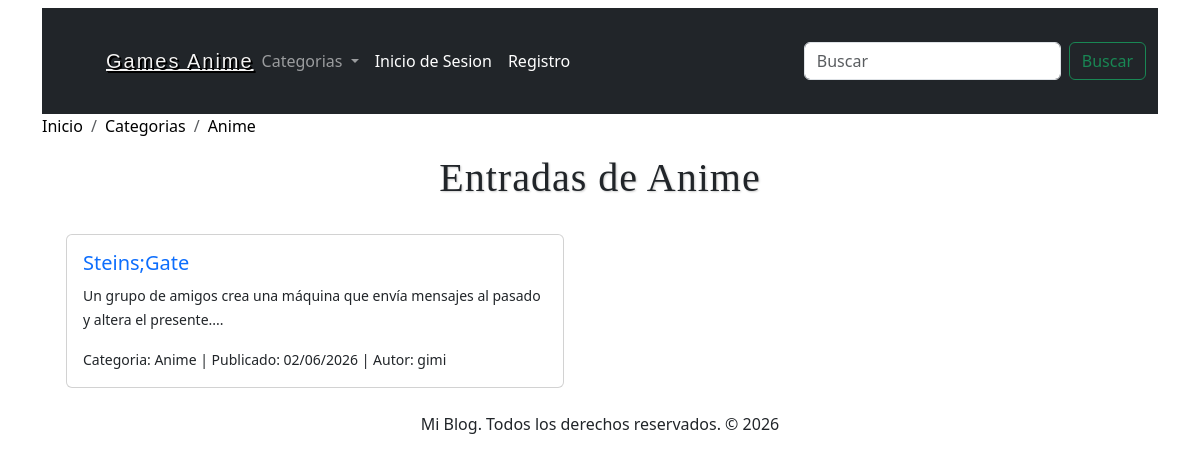
/categoria.php?id=1, run on the app's committed database.
### tables this page shows
CREATE TABLE `categoria` (
  `categoria_id` int(11) NOT NULL,
  `nombre` varchar(150) DEFAULT NULL,
  `descripcion` varchar(255) DEFAULT NULL
);

CREATE TABLE `entrada` (
  `entrada_id` int(11) NOT NULL,
  `usuario_id` int(11) DEFAULT NULL,
  `categoria_id` int(11) DEFAULT NULL,
  `titulo` varchar(150) DEFAULT NULL,
  `slug` varchar(200) DEFAULT NULL,
  `imagen` varchar(255) DEFAULT NULL,
  `contenido` mediumtext DEFAULT NULL,
  `fecha_registro` datetime DEFAULT NULL,
  `fecha_actualizacion` datetime DEFAULT NULL
);

CREATE TABLE `usuario` (
  `usuario_id` int(11) NOT NULL,
  `nombre` varchar(100) NOT NULL,
  `apellidos` varchar(200) NOT NULL,
  `nombre_usuario` varchar(100) NOT NULL,
  `email` varchar(150) NOT NULL,
  `contraseña` varchar(255) NOT NULL,
  `avatar` varchar(255) DEFAULT NULL,
  `bio` text DEFAULT NULL,
  `rol` varchar(20) DEFAULT 'usuario',
  `fecha_registro` datetime DEFAULT NULL,
  `fecha_actualizacion` datetime DEFAULT NULL
);

### includes/helpers.php (called while the page is built, shortened)
<?php
function conseguirCategorias($conexion){
    $sql = "SELECT * FROM categoria ORDER BY categoria_id ASC";
    $categorias = mysqli_query($conexion, $sql);
    $resultado = array();
    if($categorias && mysqli_num_rows($categorias) >= 1){
        $resultado = $categorias;
    }
    return $resultado;
}
function conseguirCategoria($conexion, $id){
    $id = intval($id);
    $sql = "SELECT * FROM categoria WHERE categoria_id = $id;";
    $categoria = mysqli_query($conexion, $sql);
    $resultado = [];
    if($categoria && mysqli_num_rows($categoria) >= 1){
        $resultado = mysqli_fetch_assoc($categoria);
    }
    return $resultado;
}
function conseguirEntradas($conexion, $limit = null,$categoria = null, $busqueda = null){
    $sql = "SELECT e.*, c.nombre AS 'categoria', nombre_usuario as usuario FROM entrada e ".
    "JOIN categoria c ON e.categoria_id = c.categoria_id JOIN usuario u ON e.usuario_id = u.usuario_id ";
    $where = [];
    if(!empty($categoria)){
        $where[] = "e.categoria_id = $categoria ";
    }
    if(!empty($where)){
        $sql .= " WHERE ". implode(" AND ", $where);
    }
    $entradas = mysqli_query($conexion, $sql);
    $resultado = array();
    if($entradas && mysqli_num_rows($entradas) >= 1){
        $resultado = $entradas;
    }
    return $resultado;
}

### categoria.php (the view, shortened to what this page needs)
<?php require_once __DIR__ . '/includes/conexion.php'; ?>
<?php require_once __DIR__ . '/includes/helpers.php'; ?>
<?php
    $categoria_actual = conseguirCategoria($bd, $_GET['id']);
?>
<?php require_once 'includes/header.php'; ?>
<nav aria-label="breadcrumb">
  <ol class="breadcrumb">
    <li class="breadcrumb-item"><a href="index.php">Inicio</a></li>
    <li class="breadcrumb-item"><a href="#">Categorias</a></li>
    <li class="breadcrumb-item"><a href="#"><?= $categoria_actual['nombre'] ?></a></li>
  </ol>
</nav>
<h1>Entradas de <?= $categoria_actual['nombre'] ?></h1>
<div class="row">
    <?php
        $entradas = conseguirEntradas($bd, null, $_GET['id'], null);
        if(!empty($entradas) && mysqli_num_rows($entradas) > 0):
            while($entrada = mysqli_fetch_assoc($entradas)):
    ?>
    <div class="col-sm-6">
        <div class="card m-4">
            <a href="entrada.php?slug=<?= $entrada['slug'] ?>" class="text-decoration-none">
                <div class="card-body">
                    <h5 class="card-title"><?= $entrada['titulo'] ?></h5>
                    <p class="card-text"><small class="text-dark"><?= substr($entrada['contenido'], 0, 180). "..." ?></small></p>
                    <p class="card-text"><small class="text-dark">
                        Categoria: <?= $entrada['categoria'] ?>
                        |
                        Publicado: <?= date('d/m/Y', strtotime($entrada['fecha_registro']))?>
                        |
                        Autor: <?= $entrada['usuario'] ?>
                    </small></p>
                </div>
            </a>
        </div>
    </div>
    <?php
            endwhile;
        else:
    ?>
        <div class="alert alert-dark" role="alert">No hay entradas en esta categoria</div>
    <?php endif; ?>
</div>
<?php require_once 'includes/footer.php'; ?>

### css/style.css (style rules this page uses)
nav ol li a { text-decoration: none; color: black; transition: all 500ms ease; }
h1 { font-size: 32px; color: #444; letter-spacing: 1px; text-shadow: 1px 1px 2px #ccc; font-family: "fajala"; text-align: center; }

### data on the page
categoria: nombre "Anime"
entrada: titulo "Steins;Gate", contenido "Un grupo de amigos crea una máquina que envía mensajes al pasado y altera el presente.", categoria.nombre "Anime", fecha_registro "02/06/2026", usuario.nombre_usuario "gimi"
